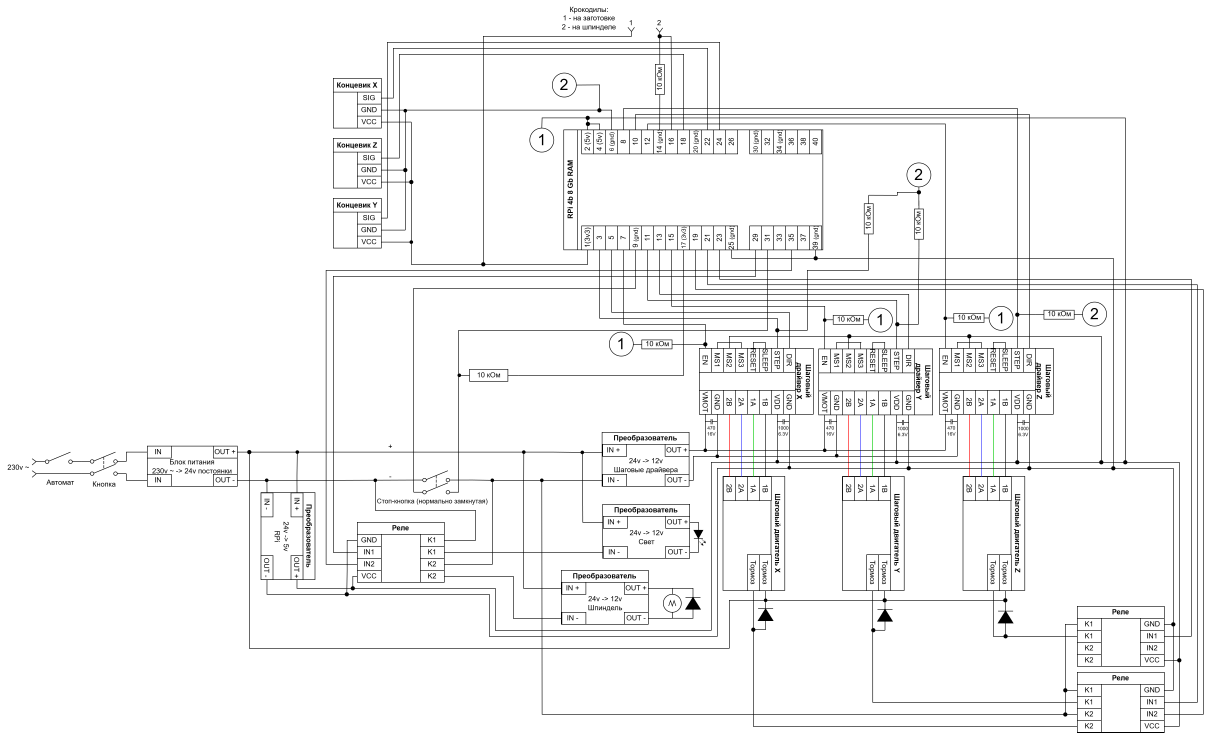
#> input picture электрическая схема.drawio.png, 6021 x 3663 px (shown at 1/5 size)
$ python test_connectivity.py 'электрическая схема.drawio.png'
#> lines starting #> are read from the running program, lines starting #| are printed output that depends on the picture; after the words box and inside, x2 and y2 are one past the last pixel; in counts of white or black regions, pixels touching at a corner belong together
### pipeline.py
# pipeline.py
from __future__ import annotations
from dataclasses import dataclass
import logging
from pathlib import Path
from typing import Literal
import math
import cv2
import numpy as np
from shapely.geometry import GeometryCollection, LineString, MultiPolygon, Point, Polygon
from shapely.ops import unary_union
from skimage.morphology import skeletonize

logger = logging.getLogger("pipeline")

GreenMode = Literal["scanline", "contour-offset", "centerline"]

class PipelineError(ValueError):
    """Domain error for invalid input or impossible toolpaths."""

@dataclass(frozen=True)
class PipelineConfig:
    image_path: Path
    width_mm: float | None
    height_mm: float | None
    tool_angle_deg: float
    drill_diameter_mm: float
    stepover_percent: float
    simplify_tolerance_mm: float
    green_mode: GreenMode
    stock_thickness_mm: float
    cut_speed_mm_s: float
    max_accel_mm_s2: float
    trace_depth_mm: float
    green_depth_mm: float
    skip_validation: bool = False  # Флаг пропуска блокирующих проверок

@dataclass(frozen=True)
class HoleCircle:
    x_px: float
    y_px: float
    radius_px: float

@dataclass(frozen=True)
class PipelineResult:
    width_px: int
    height_px: int
    width_mm: float
    height_mm: float
    holes: list[HoleCircle]
    green_paths: list[list[tuple[float, float]]]
    black_paths: list[list[tuple[float, float]]]
    cut_paths: list[list[tuple[float, float]]]
    green_tool_radius_px: float
    black_tool_radius_px: float
    cut_tool_radius_px: float
    warnings: list[str]

# [123 lines left out: functions _calc_effective_radius_mm, _rasterize_vector_paths, _get_components, _fill_internal_holes, _analyze_topology_internal, _validate_topology_and_collisions, not called in this run]


# --- Основной конвейер ---

def run_pipeline(config: PipelineConfig) -> PipelineResult:
    logger.info("Pipeline thread started.")
    warnings_list = []

    _validate_config(config)
    rgba = _load_rgba_image(config.image_path)
    height_px, width_px = rgba.shape[:2]
    width_mm, height_mm = _resolve_mm_size(width_px, height_px, config.width_mm, config.height_mm)
    px_per_mm = width_px / width_mm

    logger.info(f"Loaded image size: {width_px}x{height_px}px ({width_mm:.2f}x{height_mm:.2f}mm) - {px_per_mm:.2f} px/mm")

    raw_masks = _classify_color_masks(rgba)
    masks = _segment_color_masks(rgba, raw_masks=raw_masks)

    # Проверка на пересечение цветов
    try:
        _validate_color_overlaps(masks)
    except PipelineError as e:
        if config.skip_validation:
            logger.warning(f"Ignored color overlap check: {e}")
            warnings_list.append(f"[Игнорировано] {e}")
        else:
            raise e

    drill_radius_px = (config.drill_diameter_mm * px_per_mm) / 2.0
    green_r_mm = _calc_effective_radius_mm(config.green_depth_mm, config.tool_angle_deg)
    black_r_mm = _calc_effective_radius_mm(config.trace_depth_mm, config.tool_angle_deg)
    cut_r_mm = _calc_effective_radius_mm(config.stock_thickness_mm, config.tool_angle_deg)

    green_tool_radius_px = green_r_mm * px_per_mm
    black_tool_radius_px = black_r_mm * px_per_mm
    cut_tool_radius_px = cut_r_mm * px_per_mm

    logger.debug(
        f"Calculated px radii: drill={drill_radius_px:.2f}, "
        f"green_tool={green_tool_radius_px:.2f}, "
        f"black_tool={black_tool_radius_px:.2f}, "
        f"cut_tool={cut_tool_radius_px:.2f}"
    )

    green_stepover_px = max(1.0, (config.stepover_percent / 100.0) * 2.0 * green_tool_radius_px)
    simplify_tolerance_px = max(0.0, config.simplify_tolerance_mm * px_per_mm)

    logger.info("Detecting drill holes centers...")
    hole_centers = _detect_hole_centers(masks["blue"], drill_radius_px)
    holes = [HoleCircle(x, y, drill_radius_px) for x, y in hole_centers]
    holes = _merge_hole_clusters(holes)
    logger.info(f"Deduplicated and merged drill holes count: {len(holes)}")

    hole_exclusion = _hole_exclusion_mask(masks["green"].shape, holes)
    black_pad_exclusion = _hole_pad_exclusion_mask(raw_masks["black"], holes)
    black_collision_mask = _clean_mask(
        raw_masks["black"] & (~black_pad_exclusion),
        min_area=max(2, (rgba.shape[0] * rgba.shape[1]) // 80000),
        do_close=False,
        do_open=False,
    )

    black_geometry = _mask_to_geometry(masks["black"])

    # Проверка на коллизии сверла с медными дорожками
    try:
        _validate_drill_collision_mask(holes, black_collision_mask)
    except PipelineError as e:
        if config.skip_validation:
            logger.warning(f"Ignored drill collision check: {e}")
            warnings_list.append(f"[Игнорировано] {e}")
        else:
            raise e

    logger.info(f"Generating green layer (engraving) with mode: '{config.green_mode}'...")
    green_paths = _green_paths(
        masks["green"],
        hole_exclusion=hole_exclusion,
        tool_radius_px=green_tool_radius_px,
        stepover_px=green_stepover_px,
        mode=config.green_mode,
        simplify_tolerance_px=simplify_tolerance_px,
    )
    logger.info(f"Green layer: {len(green_paths)} vector path segments generated.")

    logger.info("Generating copper trace isolation paths (black)...")
    black_paths = _black_paths(
        black_geometry,
        holes=holes,
        tool_radius_px=black_tool_radius_px,
        simplify_tolerance_px=simplify_tolerance_px,
    )
    logger.info(f"Black layer: {len(black_paths)} vector path segments generated.")

    logger.info("Generating board outline paths (red)...")
    cut_paths = _cut_paths(
        masks["red"],
        simplify_tolerance_px=simplify_tolerance_px,
    )
    logger.info(f"Red layer: {len(cut_paths)} vector path segments generated.")

    if not holes:
        warnings_list.append("Слой отверстий (Blue) не обнаружен.")
    if not green_paths:
        warnings_list.append("Слой текста/шелкографии (Green) не обнаружен.")
    if not black_paths:
        warnings_list.append("Слой проводящих дорожек (Black) не обнаружен.")
    if not cut_paths:
        warnings_list.append("Слой контура обрезки (Red) не обнаружен.")

    if not (holes or green_paths or black_paths or cut_paths):
        raise PipelineError("Не найдено ни одного рабочего слоя (отверстия, текст, дорожки или контур).")

    # Топологическая валидация
    _validate_topology_and_collisions(
        gt_masks=masks,
        black_paths=black_paths,
        cut_paths=cut_paths,
        width_px=width_px,
        height_px=height_px,
        black_radius_px=black_tool_radius_px,
        cut_radius_px=cut_tool_radius_px,
        skip_validation=config.skip_validation,
        warnings_list=warnings_list
    )

    logger.info("Pipeline processing completed successfully.")
    return PipelineResult(
        width_px=width_px,
        height_px=height_px,
        width_mm=width_mm,
        height_mm=height_mm,
        holes=holes,
        green_paths=green_paths,
        black_paths=black_paths,
        cut_paths=cut_paths,
        green_tool_radius_px=green_tool_radius_px,
        black_tool_radius_px=black_tool_radius_px,
        cut_tool_radius_px=cut_tool_radius_px,
        warnings=warnings_list,
    )

def _validate_config(config: PipelineConfig) -> None:
    if config.green_mode not in {"scanline", "contour-offset", "centerline"}:
        raise PipelineError("Режим green должен быть scanline, contour-offset или centerline.")

    numeric_checks = {
        "Угол фрезы": config.tool_angle_deg,
        "Диаметр сверла": config.drill_diameter_mm,
        "Stepover %": config.stepover_percent,
        "Толщина заготовки": config.stock_thickness_mm,
        "Скорость реза": config.cut_speed_mm_s,
        "Макс. ускорение": config.max_accel_mm_s2,
        "Глубина дорожек": config.trace_depth_mm,
        "Глубина green": config.green_depth_mm,
    }
    for name, value in numeric_checks.items():
        if value <= 0: raise PipelineError(f"{name} должно быть > 0.")
    if not (0 < config.tool_angle_deg < 180): raise PipelineError("Угол фрезы должен быть в диапазоне (0, 180) градусов.")
    if config.simplify_tolerance_mm < 0: raise PipelineError("Допуск упрощения не может быть отрицательным.")
    if not (1 <= config.stepover_percent <= 100): raise PipelineError("Stepover должен быть в диапазоне 1..100%.")
    if (config.width_mm is None) == (config.height_mm is None): raise PipelineError("Нужно задать только одну сторону в мм: ширину ИЛИ высоту.")

def _load_rgba_image(path: Path) -> np.ndarray:
    if not path.exists(): raise PipelineError(f"Файл не найден: {path}")
    raw = np.fromfile(str(path), dtype=np.uint8)
    image = cv2.imdecode(raw, cv2.IMREAD_UNCHANGED)
    if image is None: raise PipelineError("Не удалось прочитать изображение. Поддерживаются jpg/png/bmp.")
    if image.ndim == 2: return cv2.cvtColor(image, cv2.COLOR_GRAY2RGBA)
    elif image.ndim == 3 and image.shape[2] == 3: return cv2.cvtColor(image, cv2.COLOR_BGR2RGBA)
    elif image.ndim == 3 and image.shape[2] == 4: return cv2.cvtColor(image, cv2.COLOR_BGRA2RGBA)
    else: raise PipelineError("Неподдерживаемый формат изображения.")

def _resolve_mm_size(width_px: int, height_px: int, width_mm: float | None, height_mm: float | None) -> tuple[float, float]:
    if width_mm is not None:
        if width_mm <= 0: raise PipelineError("Ширина в мм должна быть > 0.")
        return float(width_mm), float(width_mm * (height_px / width_px))
    if height_mm is not None:
        if height_mm <= 0: raise PipelineError("Высота в мм должна быть > 0.")
        return float(height_mm * (width_px / height_px)), float(height_mm)
    raise PipelineError("Нужно задать ширину или высоту в мм.")

def _classify_color_masks(rgba: np.ndarray) -> dict[str, np.ndarray]:
    if rgba.ndim == 3 and rgba.shape[2] == 3: rgba = np.dstack([rgba, np.full(rgba.shape[:2], 255, dtype=np.uint8)])
    rgb, alpha = rgba[:, :, :3].astype(np.uint8), rgba[:, :, 3].astype(np.uint8)
    rgb = cv2.bilateralFilter(rgb, d=7, sigmaColor=50, sigmaSpace=50)
    hsv = cv2.cvtColor(rgb, cv2.COLOR_RGB2HSV)
    h, s, v = hsv[:, :, 0], hsv[:, :, 1], hsv[:, :, 2]
    transparent, white_like = alpha < 128, (rgb[:, :, 0] > 190) & (rgb[:, :, 1] > 190) & (rgb[:, :, 2] > 190)
    neutral_light_bg = (s < 45) & (v > 130)
    ignored = transparent | white_like | neutral_light_bg
    red = ((((h <= 12) | (h >= 170)) & (s >= 60) & (v >= 40)) & (~ignored))
    green = (((h >= 35) & (h <= 95) & (s >= 60) & (v >= 40)) & (~ignored))
    blue = (((h >= 90) & (h <= 145) & (s >= 60) & (v >= 40)) & (~ignored))
    black = ((v <= 105) & (~ignored))
    assigned = red | green | blue | black
    black = black | ((~ignored) & (~assigned) & (s < 55))
    return {"blue": blue, "green": green, "red": red, "black": black}

def _segment_color_masks(rgba: np.ndarray, raw_masks: dict[str, np.ndarray] | None = None) -> dict[str, np.ndarray]:
    masks, cleaned, area = raw_masks if raw_masks is not None else _classify_color_masks(rgba), {}, rgba.shape[0] * rgba.shape[1]
    for name, mask in masks.items():
        if name == "black": min_a, do_c, do_o = max(4, area // 35000), True, False
        elif name == "blue": min_a, do_c, do_o = max(4, area // 45000), False, True
        elif name == "green": min_a, do_c, do_o = max(4, area // 45000), True, False
        else: min_a, do_c, do_o = max(8, area // 22000), False, True
        cleaned[name] = _clean_mask(mask, min_a, do_c, do_o)
    return cleaned

def _clean_mask(mask: np.ndarray, min_area: int, do_close: bool, do_open: bool = True) -> np.ndarray:
    src, kernel = (mask.astype(np.uint8) * 255).astype(np.uint8), cv2.getStructuringElement(cv2.MORPH_ELLIPSE, (3, 3))
    if do_open: src = cv2.morphologyEx(src, cv2.MORPH_OPEN, kernel)
    if do_close: src = cv2.morphologyEx(src, cv2.MORPH_CLOSE, kernel)
    num_labels, labels, stats, _ = cv2.connectedComponentsWithStats(src, connectivity=8)
    keep = np.zeros_like(src)
    for idx in range(1, num_labels):
        if int(stats[idx, cv2.CC_STAT_AREA]) >= min_area: keep[labels == idx] = 255
    return keep > 0

def _validate_color_overlaps(masks: dict[str, np.ndarray]) -> None:
    if np.any(masks["red"] & masks["green"]) or np.any(masks["red"] & masks["black"]) or np.any(masks["green"] & masks["black"]):
        raise PipelineError("Обнаружено пересечение слоев (перекрытия red/green/black).")

# [85 lines left out: functions _detect_hole_centers, _distance_peak_centers, _dedupe_points, _validate_drill_collision_mask, _green_paths, _black_paths and 1 more, not called in this run]

def _erode_for_tool_center(mask: np.ndarray, radius_px: float) -> np.ndarray:
    r = max(1, int(np.ceil(radius_px)))
    return cv2.erode((mask.astype(np.uint8) * 255).astype(np.uint8), cv2.getStructuringElement(cv2.MORPH_ELLIPSE, (2 * r + 1, 2 * r + 1))) > 0

# [28 lines left out: functions _scanline_fill, _scanline_fill_component, not called in this run]

def _connected_component_masks(mask: np.ndarray) -> list[np.ndarray]:
    labels_count, labels = cv2.connectedComponents((mask.astype(np.uint8) * 255).astype(np.uint8), connectivity=8)
    return [labels == idx for idx in range(1, labels_count) if np.any(labels == idx)]

# [33 lines left out: functions _contour_offset_fill, _mask_to_geometry, not called in this run]

def _contour_to_ring(contour: np.ndarray) -> list[tuple[float, float]]:
    pts = [(float(p[0][0]), float(p[0][1])) for p in contour]
    return pts[:-1] if len(pts) > 1 and pts[0] == pts[-1] else pts

# [119 lines left out: functions _polygon_boundary_paths, _polygon_boundary_paths_without_hole_interiors, _iter_polygons, _skeleton_to_polylines, _simplify_paths, _hole_exclusion_mask and 2 more, not called in this run]

### test_connectivity.py

#!/usr/bin/env python3
"""
Топологическая проверка связности векторизации.
Проверяет сохранение связности (breaks), отсутствие коротких замыканий (shorts)
и пересечений между контуром платы (RED) и медными дорожками (BLACK).
"""
from __future__ import annotations
import argparse
import cv2
import numpy as np
from pathlib import Path
import sys
from pipeline import run_pipeline, PipelineConfig, _classify_color_masks, _segment_color_masks


# [105 lines left out: functions rasterize_vector_paths, get_components, fill_internal_holes, analyze_topology, save_topology_report, not called in this run]


def main() -> int:
    parser = argparse.ArgumentParser(description="Топологическая проверка связности (breaks/shorts/collisions)")
    parser.add_argument("image", type=Path, help="Путь к исходному изображению")
    parser.add_argument("--width-mm", type=float, default=100.0, help="Физическая ширина в мм")
    parser.add_argument("--tool-angle", type=float, default=30.0, help="Угол V-фрезы (градусы)")
    parser.add_argument("--min-gap-px", type=float, default=0.0, help="Допустимый зазор (0.0 = касание 1px = коротыш)")
    parser.add_argument("--output-dir", type=Path, default=Path("connectivity_test_results"), help="Папка для отчётов")
    args = parser.parse_args()
    args.output_dir.mkdir(parents=True, exist_ok=True)

    print(f" Загрузка: {args.image}")
    raw = np.fromfile(str(args.image), dtype=np.uint8)
    rgba = cv2.imdecode(raw, cv2.IMREAD_UNCHANGED)
#> rgba is the input picture: shape (3663, 6021, 4); mean B, G, R, A 246, 246, 246.1, 255
    if rgba is None:
        print("❌ Ошибка чтения изображения")
        return 1
    if rgba.ndim == 3 and rgba.shape[2] == 3:
        rgba = np.dstack([rgba, np.full(rgba.shape[:2], 255, dtype=np.uint8)])
    h, w = rgba.shape[:2]
    px_per_mm = w / args.width_mm

    print(f"⚙️ Запуск пайплайна...")
    config = PipelineConfig(
        image_path=args.image, width_mm=args.width_mm, height_mm=None,
        tool_angle_deg=args.tool_angle, drill_diameter_mm=0.8,
        stepover_percent=50.0, simplify_tolerance_mm=0.0, green_mode="centerline",
        stock_thickness_mm=1.5, cut_speed_mm_s=20.0, max_accel_mm_s2=500.0,
        trace_depth_mm=0.2, green_depth_mm=0.1
    )
    result = run_pipeline(config)
#> in _classify_color_masks, `h, s, v = hsv[:, :, 0], hsv[:, :, 1], hsv[:, :, 2]`:
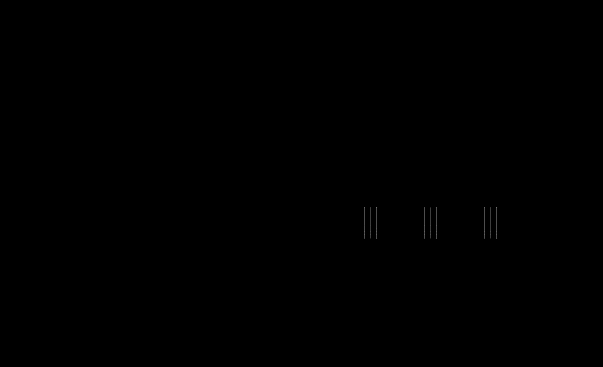
#> s: shape (3663, 6021) (shown at 1/10 size); min 0, max 255, mean 0.1
#> in _classify_color_masks, `black = ((v <= 105) & (~ignored))`:
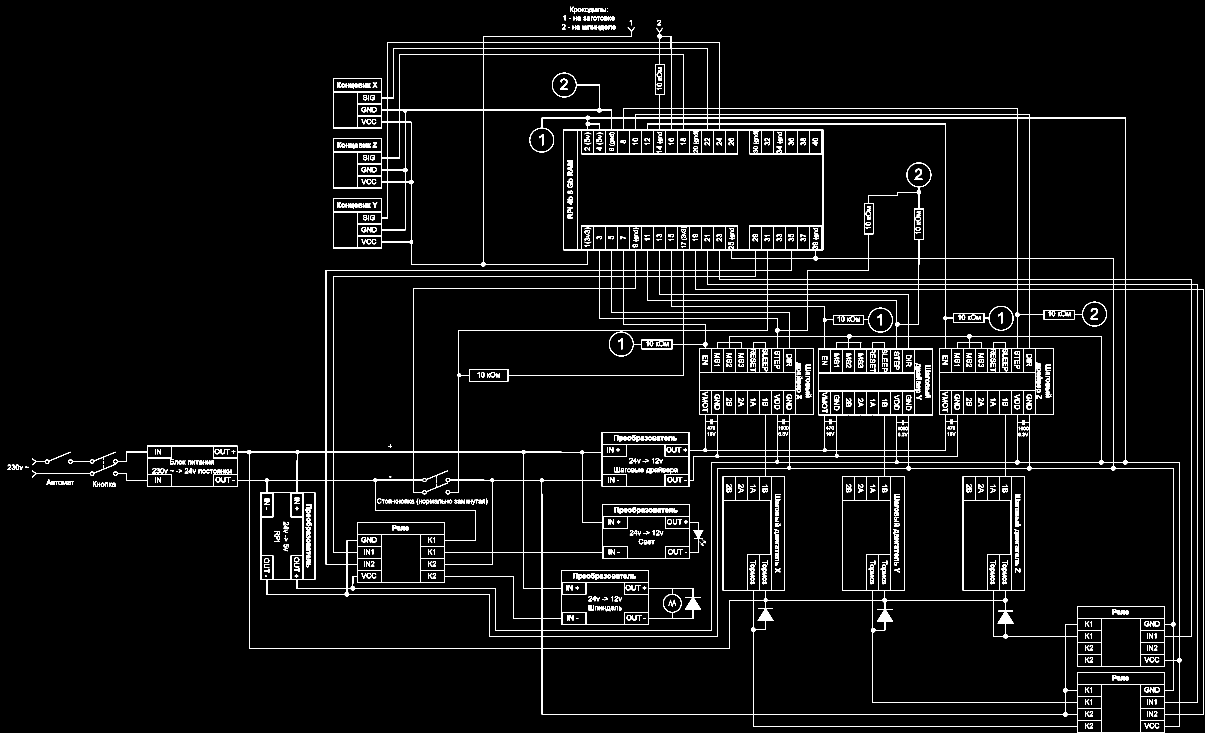
#> black: shape (3663, 6021) bool (shown at 1/5 size); 3.4% white; 984 white regions (6 under 20 px), largest, box (x1, y1, x2, y2) and area: (567, 136, 6018, 3663) 584063, (160, 2320, 578, 2387) 1419, (342, 2259, 578, 2319) 924
#> (the rest of the program and of its run is left out)
